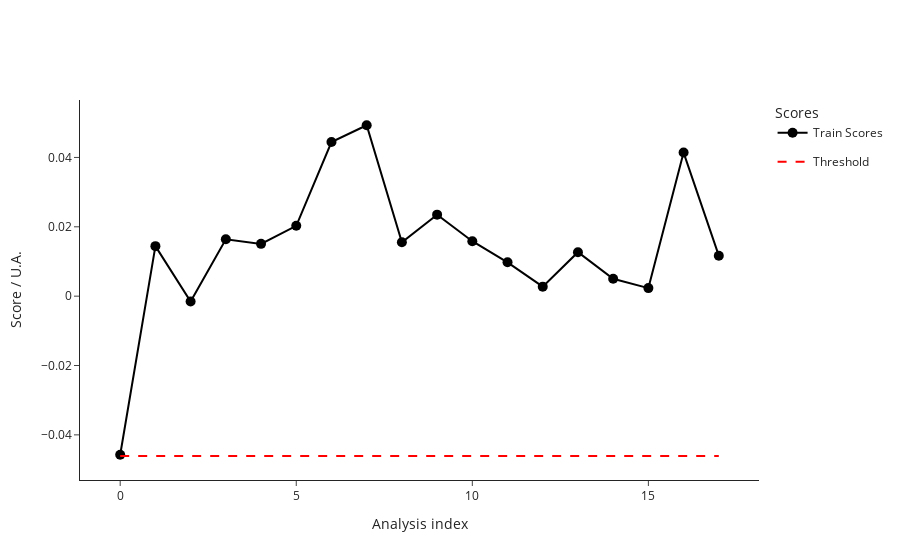

Write notebook code for a chart like this one.
### Code cell
ana.train()
fig_train_scores=ana.plot_scores()
fig_train_scores.write_image("dev/figures/fig_train_scores.png", width=1100, height= 350, scale = 3)
fig_train_scores.show()

### Figure 1 — Plotly figure (JSON) as saved in the notebook; plotly's stock layout.template omitted (floating-point values rounded to 4 significant figures)
{"data": [{"hovertemplate": ["<b>index: </b>19<br><b>name: </b>210812_Pac--006<br><b>path: </b>C:/Users/Sandeep/Desktop/ExtractedSignals\\210812_Pac 2021-08-12 10-30-07\\210812_Pac--006.D<br><b>batch: </b>210812_Pac 2021-08-12 10-30-07<br><b>batch_position: </b>6<br><b>idle_time: </b>39.0<br><b>sample: </b>Blank<br><b>method: </b>SAA_411_Pac.M<br><b>timestamp: </b>2021-08-12 10:55:02<br><b>detector: </b>G1315C<br><b>pump: </b>G7110B<br><b>start_time: </b>2021-08-12 10:55:36<br><b>end_time: </b>2021-08-12 10:59:36<br><b>runtime: </b>239.7000000000036", "<b>index: </b>20<br><b>name: </b>210812_Pac--007<br><b>path: </b>C:/Users/Sandeep/Desktop/ExtractedSignals\\210812_Pac 2021-08-12 10-30-07\\210812_Pac--007.D<br><b>batch: </b>210812_Pac 2021-08-12 10-30-07<br><b>batch_position: </b>7<br><b>idle_time: </b>39.0<br><b>sample: </b>0.025 mg/ml<br><b>method: </b>SAA_411_Pac.M<br><b>timestamp: </b>2021-08-12 10:59:41<br><b>detector: </b>G1315C<br><b>pump: </b>G7110B<br><b>start_time: </b>2021-08-12 11:00:15<br><b>end_time: </b>2021-08-12 11:04:15<br><b>runtime: </b>239.7000000000036", "<b>index: </b>21<br><b>name: </b>210812_Pac--008<br><b>path: </b>C:/Users/Sandeep/Desktop/ExtractedSignals\\210812_Pac 2021-08-12 10-30-07\\210812_Pac--008.D<br><b>batch: </b>210812_Pac 2021-08-12 10-30-07<br><b>batch_position: </b>8<br><b>idle_time: </b>39.0<br><b>sample: </b>Blank<br><b>method: </b>SAA_411_Pac.M<br><b>timestamp: </b>2021-08-12 11:04:20<br><b>detector: </b>G1315C<br><b>pump: </b>G7110B<br><b>start_time: </b>2021-08-12 11:04:54<br><b>end_time: </b>2021-08-12 11:08:54<br><b>runtime: </b>239.7000000000036", "<b>index: </b>22<br><b>name: </b>210812_Pac--009<br><b>path: </b>C:/Users/Sandeep/Desktop/ExtractedSignals\\210812_Pac 2021-08-12 10-30-07\\210812_Pac--009.D<br><b>batch: </b>210812_Pac 2021-08-12 10-30-07<br><b>batch_position: </b>9<br><b>idle_time: </b>38.0<br><b>sample: </b>210806/036 :10<br><b>method: </b>SAA_411_Pac.M<br><b>timestamp: </b>2021-08-12 11:08:59<br><b>detector: </b>G1315C<br><b>pump: </b>G7110B<br><b>start_time: </b>2021-08-12 11:09:32<br><b>end_time: </b>2021-08-12 11:13:32<br><b>runtime: </b>239.7000000000036", "<b>index: </b>23<br><b>name: </b>210812_Pac--010<br><b>path: </b>C:/Users/Sandeep/Desktop/ExtractedSignals\\210812_Pac 2021-08-12 10-30-07\\210812_Pac--010.D<br><b>batch: </b>210812_Pac 2021-08-12 10-30-07<br><b>batch_position: </b>10<br><b>idle_time: </b>39.0<br><b>sample: </b>210806/036 :10<br><b>method: </b>SAA_411_Pac.M<br><b>timestamp: </b>2021-08-12 11:13:37<br><b>detector: </b>G7110B<br><b>pump: </b>G7110B<br><b>start_time: </b>2021-08-12 11:14:11<br><b>end_time: </b>2021-08-12 11:18:11<br><b>runtime: </b>239.7000000000036", "<b>index: </b>24<br><b>name: </b>210812_Pac--011<br><b>path: </b>C:/Users/Sandeep/Desktop/ExtractedSignals\\210812_Pac 2021-08-12 10-30-07\\210812_Pac--011.D<br><b>batch: </b>210812_Pac 2021-08-12 10-30-07<br><b>batch_position: </b>11<br><b>idle_time: </b>39.0<br><b>sample: </b>210806/036 :10<br><b>method: </b>SAA_411_Pac.M<br><b>timestamp: </b>2021-08-12 11:18:16<br><b>detector: </b>G7110B<br><b>pump: </b>G7110B<br><b>start_time: </b>2021-08-12 11:18:50<br><b>end_time: </b>2021-08-12 11:22:50<br><b>runtime: </b>239.7000000000036", "<b>index: </b>25<br><b>name: </b>210812_Pac--012<br><b>path: </b>C:/Users/Sandeep/Desktop/ExtractedSignals\\210812_Pac 2021-08-12 10-30-07\\210812_Pac--012.D<br><b>batch: </b>210812_Pac 2021-08-12 10-30-07<br><b>batch_position: </b>12<br><b>idle_time: </b>39.0<br><b>sample: </b>Blank<br><b>method: </b>SAA_411_Pac.M<br><b>timestamp: </b>2021-08-12 11:22:55<br><b>detector: </b>G1315C<br><b>pump: </b>G7110B<br><b>start_time: </b>2021-08-12 11:23:29<br><b>end_time: </b>2021-08-12 11:27:29<br><b>runtime: </b>239.7000000000036", "<b>index: </b>26<br><b>name: </b>210812_Pac--013<br><b>path: </b>C:/Users/Sandeep/Desktop/ExtractedSignals\\210812_Pac 2021-08-12 10-30-07\\210812_Pac--013.D<br><b>batch: </b>210812_Pac 2021-08-12 10-30-07<br><b>batch_position: </b>13<br><b>idle_time: </b>39.0<br><b>sample: </b>0.025 mg/ml<br><b>method: </b>SAA_411_Pac.M<br><b>timestamp: </b>2021-08-12 11:27:34<br><b>detector: </b>G1315C<br><b>pump: </b>G7110B<br><b>start_time: </b>2021-08-12 11:28:08<br><b>end_time: </b>2021-08-12 11:32:08<br><b>runtime: </b>239.7000000000036", "<b>index: </b>27<br><b>name: </b>210812_Pac--014<br><b>path: </b>C:/Users/Sandeep/Desktop/ExtractedSignals\\210812_Pac 2021-08-12 10-30-07\\210812_Pac--014.D<br><b>batch: </b>210812_Pac 2021-08-12 10-30-07<br><b>batch_position: </b>14<br><b>idle_time: </b>38.0<br><b>sample: </b>Blank<br><b>method: </b>SAA_411_Pac.M<br><b>timestamp: </b>2021-08-12 11:32:13<br><b>detector: </b>G7110B<br><b>pump: </b>G7110B<br><b>start_time: </b>2021-08-12 11:32:46<br><b>end_time: </b>2021-08-12 11:36:47<br><b>runtime: </b>239.7000000000036", "<b>index: </b>52<br><b>name: </b>210813_Pac--006<br><b>path: </b>C:/Users/Sandeep/Desktop/ExtractedSignals\\210813_Pac 2021-08-13 10-37-27\\210813_Pac--006.D<br><b>batch: </b>210813_Pac 2021-08-13 10-37-27<br><b>batch_position: </b>6<br><b>idle_time: </b>38.0<br><b>sample: </b>Blank<br><b>method: </b>SAA_411_Pac.M<br><b>timestamp: </b>2021-08-13 11:02:31<br><b>detector: </b>G1315C<br><b>pump: </b>G7110B<br><b>start_time: </b>2021-08-13 11:03:05<br><b>end_time: </b>2021-08-13 11:07:06<br><b>runtime: </b>239.7000000000036", "<b>index: </b>53<br><b>name: </b>210813_Pac--007<br><b>path: </b>C:/Users/Sandeep/Desktop/ExtractedSignals\\210813_Pac 2021-08-13 10-37-27\\210813_Pac--007.D<br><b>batch: </b>210813_Pac 2021-08-13 10-37-27<br><b>batch_position: </b>7<br><b>idle_time: </b>38.0<br><b>sample: </b>0.025 mg/ml<br><b>method: </b>SAA_411_Pac.M<br><b>timestamp: </b>2021-08-13 11:07:10<br><b>detector: </b>G1315C<br><b>pump: </b>G7116B<br><b>start_time: </b>2021-08-13 11:07:44<br><b>end_time: </b>2021-08-13 11:11:45<br><b>runtime: </b>239.7000000000036", "<b>index: </b>54<br><b>name: </b>210813_Pac--008<br><b>path: </b>C:/Users/Sandeep/Desktop/ExtractedSignals\\210813_Pac 2021-08-13 10-37-27\\210813_Pac--008.D<br><b>batch: </b>210813_Pac 2021-08-13 10-37-27<br><b>batch_position: </b>8<br><b>idle_time: </b>38.0<br><b>sample: </b>Blank<br><b>method: </b>SAA_411_Pac.M<br><b>timestamp: </b>2021-08-13 11:11:49<br><b>detector: </b>G1315C<br><b>pump: </b>G7110B<br><b>start_time: </b>2021-08-13 11:12:23<br><b>end_time: </b>2021-08-13 11:16:23<br><b>runtime: </b>239.7000000000036", "<b>index: </b>55<br><b>name: </b>210813_Pac--009<br><b>path: </b>C:/Users/Sandeep/Desktop/ExtractedSignals\\210813_Pac 2021-08-13 10-37-27\\210813_Pac--009.D<br><b>batch: </b>210813_Pac 2021-08-13 10-37-27<br><b>batch_position: </b>9<br><b>idle_time: </b>39.0<br><b>sample: </b>210812/004 :20<br><b>method: </b>SAA_411_Pac.M<br><b>timestamp: </b>2021-08-13 11:16:28<br><b>detector: </b>G1315C<br><b>pump: </b>G7110B<br><b>start_time: </b>2021-08-13 11:17:02<br><b>end_time: </b>2021-08-13 11:21:03<br><b>runtime: </b>239.7000000000036", "<b>index: </b>56<br><b>name: </b>210813_Pac--010<br><b>path: </b>C:/Users/Sandeep/Desktop/ExtractedSignals\\210813_Pac 2021-08-13 10-37-27\\210813_Pac--010.D<br><b>batch: </b>210813_Pac 2021-08-13 10-37-27<br><b>batch_position: </b>10<br><b>idle_time: </b>38.0<br><b>sample: </b>210812/004 :20<br><b>method: </b>SAA_411_Pac.M<br><b>timestamp: </b>2021-08-13 11:21:08<br><b>detector: </b>G1315C<br><b>pump: </b>G7110B<br><b>start_time: </b>2021-08-13 11:21:41<br><b>end_time: </b>2021-08-13 11:25:42<br><b>runtime: </b>239.7000000000036", "<b>index: </b>57<br><b>name: </b>210813_Pac--011<br><b>path: </b>C:/Users/Sandeep/Desktop/ExtractedSignals\\210813_Pac 2021-08-13 10-37-27\\210813_Pac--011.D<br><b>batch: </b>210813_Pac 2021-08-13 10-37-27<br><b>batch_position: </b>11<br><b>idle_time: </b>39.0<br><b>sample: </b>210812/004 :20<br><b>method: </b>SAA_411_Pac.M<br><b>timestamp: </b>2021-08-13 11:25:46<br><b>detector: </b>G1315C<br><b>pump: </b>G7110B<br><b>start_time: </b>2021-08-13 11:26:21<br><b>end_time: </b>2021-08-13 11:30:21<br><b>runtime: </b>239.7000000000036", "<b>index: </b>58<br><b>name: </b>210813_Pac--012<br><b>path: </b>C:/Users/Sandeep/Desktop/ExtractedSignals\\210813_Pac 2021-08-13 10-37-27\\210813_Pac--012.D<br><b>batch: </b>210813_Pac 2021-08-13 10-37-27<br><b>batch_position: </b>12<br><b>idle_time: </b>38.0<br><b>sample: </b>Blank<br><b>method: </b>SAA_411_Pac.M<br><b>timestamp: </b>2021-08-13 11:30:26<br><b>detector: </b>G1315C<br><b>pump: </b>G7110B<br><b>start_time: </b>2021-08-13 11:30:59<br><b>end_time: </b>2021-08-13 11:34:59<br><b>runtime: </b>239.7000000000036", "<b>index: </b>59<br><b>name: </b>210813_Pac--013<br><b>path: </b>C:/Users/Sandeep/Desktop/ExtractedSignals\\210813_Pac 2021-08-13 10-37-27\\210813_Pac--013.D<br><b>batch: </b>210813_Pac 2021-08-13 10-37-27<br><b>batch_position: </b>13<br><b>idle_time: </b>39.0<br><b>sample: </b>0.025 mg/ml<br><b>method: </b>SAA_411_Pac.M<br><b>timestamp: </b>2021-08-13 11:35:04<br><b>detector: </b>G1315C<br><b>pump: </b>G7110B<br><b>start_time: </b>2021-08-13 11:35:38<br><b>end_time: </b>2021-08-13 11:39:38<br><b>runtime: </b>239.7000000000036", "<b>index: </b>60<br><b>name: </b>210813_Pac--014<br><b>path: </b>C:/Users/Sandeep/Desktop/ExtractedSignals\\210813_Pac 2021-08-13 10-37-27\\210813_Pac--014.D<br><b>batch: </b>210813_Pac 2021-08-13 10-37-27<br><b>batch_position: </b>14<br><b>idle_time: </b>38.0<br><b>sample: </b>Blank<br><b>method: </b>SAA_411_Pac.M<br><b>timestamp: </b>2021-08-13 11:39:43<br><b>detector: </b>G1315C<br><b>pump: </b>G7110B<br><b>start_time: </b>2021-08-13 11:40:16<br><b>end_time: </b>2021-08-13 11:44:17<br><b>runtime: </b>239.7000000000036"], "legendgroup": "Train", "line": {"color": "black"}, "marker": {"color": "black", "size": 10}, "mode": "lines+markers", "name": "Train Scores", "text": ["<b>index: </b>19<br><b>name: </b>210812_Pac--006<br><b>path: </b>C:/Users/Sandeep/Desktop/ExtractedSignals\\210812_Pac 2021-08-12 10-30-07\\210812_Pac--006.D<br><b>batch: </b>210812_Pac 2021-08-12 10-30-07<br><b>batch_position: </b>6<br><b>idle_time: </b>39.0<br><b>sample: </b>Blank<br><b>method: </b>SAA_411_Pac.M<br><b>timestamp: </b>2021-08-12 10:55:02<br><b>detector: </b>G1315C<br><b>pump: </b>G7110B<br><b>start_time: </b>2021-08-12 10:55:36<br><b>end_time: </b>2021-08-12 10:59:36<br><b>runtime: </b>239.7000000000036", "<b>index: </b>20<br><b>name: </b>210812_Pac--007<br><b>path: </b>C:/Users/Sandeep/Desktop/ExtractedSignals\\210812_Pac 2021-08-12 10-30-07\\210812_Pac--007.D<br><b>batch: </b>210812_Pac 2021-08-12 10-30-07<br><b>batch_position: </b>7<br><b>idle_time: </b>39.0<br><b>sample: </b>0.025 mg/ml<br><b>method: </b>SAA_411_Pac.M<br><b>timestamp: </b>2021-08-12 10:59:41<br><b>detector: </b>G1315C<br><b>pump: </b>G7110B<br><b>start_time: </b>2021-08-12 11:00:15<br><b>end_time: </b>2021-08-12 11:04:15<br><b>runtime: </b>239.7000000000036", "<b>index: </b>21<br><b>name: </b>210812_Pac--008<br><b>path: </b>C:/Users/Sandeep/Desktop/ExtractedSignals\\210812_Pac 2021-08-12 10-30-07\\210812_Pac--008.D<br><b>batch: </b>210812_Pac 2021-08-12 10-30-07<br><b>batch_position: </b>8<br><b>idle_time: </b>39.0<br><b>sample: </b>Blank<br><b>method: </b>SAA_411_Pac.M<br><b>timestamp: </b>2021-08-12 11:04:20<br><b>detector: </b>G1315C<br><b>pump: </b>G7110B<br><b>start_time: </b>2021-08-12 11:04:54<br><b>end_time: </b>2021-08-12 11:08:54<br><b>runtime: </b>239.7000000000036", "<b>index: </b>22<br><b>name: </b>210812_Pac--009<br><b>path: </b>C:/Users/Sandeep/Desktop/ExtractedSignals\\210812_Pac 2021-08-12 10-30-07\\210812_Pac--009.D<br><b>batch: </b>210812_Pac 2021-08-12 10-30-07<br><b>batch_position: </b>9<br><b>idle_time: </b>38.0<br><b>sample: </b>210806/036 :10<br><b>method: </b>SAA_411_Pac.M<br><b>timestamp: </b>2021-08-12 11:08:59<br><b>detector: </b>G1315C<br><b>pump: </b>G7110B<br><b>start_time: </b>2021-08-12 11:09:32<br><b>end_time: </b>2021-08-12 11:13:32<br><b>runtime: </b>239.7000000000036", "<b>index: </b>23<br><b>name: </b>210812_Pac--010<br><b>path: </b>C:/Users/Sandeep/Desktop/ExtractedSignals\\210812_Pac 2021-08-12 10-30-07\\210812_Pac--010.D<br><b>batch: </b>210812_Pac 2021-08-12 10-30-07<br><b>batch_position: </b>10<br><b>idle_time: </b>39.0<br><b>sample: </b>210806/036 :10<br><b>method: </b>SAA_411_Pac.M<br><b>timestamp: </b>2021-08-12 11:13:37<br><b>detector: </b>G7110B<br><b>pump: </b>G7110B<br><b>start_time: </b>2021-08-12 11:14:11<br><b>end_time: </b>2021-08-12 11:18:11<br><b>runtime: </b>239.7000000000036", "<b>index: </b>24<br><b>name: </b>210812_Pac--011<br><b>path: </b>C:/Users/Sandeep/Desktop/ExtractedSignals\\210812_Pac 2021-08-12 10-30-07\\210812_Pac--011.D<br><b>batch: </b>210812_Pac 2021-08-12 10-30-07<br><b>batch_position: </b>11<br><b>idle_time: </b>39.0<br><b>sample: </b>210806/036 :10<br><b>method: </b>SAA_411_Pac.M<br><b>timestamp: </b>2021-08-12 11:18:16<br><b>detector: </b>G7110B<br><b>pump: </b>G7110B<br><b>start_time: </b>2021-08-12 11:18:50<br><b>end_time: </b>2021-08-12 11:22:50<br><b>runtime: </b>239.7000000000036", "<b>index: </b>25<br><b>name: </b>210812_Pac--012<br><b>path: </b>C:/Users/Sandeep/Desktop/ExtractedSignals\\210812_Pac 2021-08-12 10-30-07\\210812_Pac--012.D<br><b>batch: </b>210812_Pac 2021-08-12 10-30-07<br><b>batch_position: </b>12<br><b>idle_time: </b>39.0<br><b>sample: </b>Blank<br><b>method: </b>SAA_411_Pac.M<br><b>timestamp: </b>2021-08-12 11:22:55<br><b>detector: </b>G1315C<br><b>pump: </b>G7110B<br><b>start_time: </b>2021-08-12 11:23:29<br><b>end_time: </b>2021-08-12 11:27:29<br><b>runtime: </b>239.7000000000036", "<b>index: </b>26<br><b>name: </b>210812_Pac--013<br><b>path: </b>C:/Users/Sandeep/Desktop/ExtractedSignals\\210812_Pac 2021-08-12 10-30-07\\210812_Pac--013.D<br><b>batch: </b>210812_Pac 2021-08-12 10-30-07<br><b>batch_position: </b>13<br><b>idle_time: </b>39.0<br><b>sample: </b>0.025 mg/ml<br><b>method: </b>SAA_411_Pac.M<br><b>timestamp: </b>2021-08-12 11:27:34<br><b>detector: </b>G1315C<br><b>pump: </b>G7110B<br><b>start_time: </b>2021-08-12 11:28:08<br><b>end_time: </b>2021-08-12 11:32:08<br><b>runtime: </b>239.7000000000036", "<b>index: </b>27<br><b>name: </b>210812_Pac--014<br><b>path: </b>C:/Users/Sandeep/Desktop/ExtractedSignals\\210812_Pac 2021-08-12 10-30-07\\210812_Pac--014.D<br><b>batch: </b>210812_Pac 2021-08-12 10-30-07<br><b>batch_position: </b>14<br><b>idle_time: </b>38.0<br><b>sample: </b>Blank<br><b>method: </b>SAA_411_Pac.M<br><b>timestamp: </b>2021-08-12 11:32:13<br><b>detector: </b>G7110B<br><b>pump: </b>G7110B<br><b>start_time: </b>2021-08-12 11:32:46<br><b>end_time: </b>2021-08-12 11:36:47<br><b>runtime: </b>239.7000000000036", "<b>index: </b>52<br><b>name: </b>210813_Pac--006<br><b>path: </b>C:/Users/Sandeep/Desktop/ExtractedSignals\\210813_Pac 2021-08-13 10-37-27\\210813_Pac--006.D<br><b>batch: </b>210813_Pac 2021-08-13 10-37-27<br><b>batch_position: </b>6<br><b>idle_time: </b>38.0<br><b>sample: </b>Blank<br><b>method: </b>SAA_411_Pac.M<br><b>timestamp: </b>2021-08-13 11:02:31<br><b>detector: </b>G1315C<br><b>pump: </b>G7110B<br><b>start_time: </b>2021-08-13 11:03:05<br><b>end_time: </b>2021-08-13 11:07:06<br><b>runtime: </b>239.7000000000036", "<b>index: </b>53<br><b>name: </b>210813_Pac--007<br><b>path: </b>C:/Users/Sandeep/Desktop/ExtractedSignals\\210813_Pac 2021-08-13 10-37-27\\210813_Pac--007.D<br><b>batch: </b>210813_Pac 2021-08-13 10-37-27<br><b>batch_position: </b>7<br><b>idle_time: </b>38.0<br><b>sample: </b>0.025 mg/ml<br><b>method: </b>SAA_411_Pac.M<br><b>timestamp: </b>2021-08-13 11:07:10<br><b>detector: </b>G1315C<br><b>pump: </b>G7116B<br><b>start_time: </b>2021-08-13 11:07:44<br><b>end_time: </b>2021-08-13 11:11:45<br><b>runtime: </b>239.7000000000036", "<b>index: </b>54<br><b>name: </b>210813_Pac--008<br><b>path: </b>C:/Users/Sandeep/Desktop/ExtractedSignals\\210813_Pac 2021-08-13 10-37-27\\210813_Pac--008.D<br><b>batch: </b>210813_Pac 2021-08-13 10-37-27<br><b>batch_position: </b>8<br><b>idle_time: </b>38.0<br><b>sample: </b>Blank<br><b>method: </b>SAA_411_Pac.M<br><b>timestamp: </b>2021-08-13 11:11:49<br><b>detector: </b>G1315C<br><b>pump: </b>G7110B<br><b>start_time: </b>2021-08-13 11:12:23<br><b>end_time: </b>2021-08-13 11:16:23<br><b>runtime: </b>239.7000000000036", "<b>index: </b>55<br><b>name: </b>210813_Pac--009<br><b>path: </b>C:/Users/Sandeep/Desktop/ExtractedSignals\\210813_Pac 2021-08-13 10-37-27\\210813_Pac--009.D<br><b>batch: </b>210813_Pac 2021-08-13 10-37-27<br><b>batch_position: </b>9<br><b>idle_time: </b>39.0<br><b>sample: </b>210812/004 :20<br><b>method: </b>SAA_411_Pac.M<br><b>timestamp: </b>2021-08-13 11:16:28<br><b>detector: </b>G1315C<br><b>pump: </b>G7110B<br><b>start_time: </b>2021-08-13 11:17:02<br><b>end_time: </b>2021-08-13 11:21:03<br><b>runtime: </b>239.7000000000036", "<b>index: </b>56<br><b>name: </b>210813_Pac--010<br><b>path: </b>C:/Users/Sandeep/Desktop/ExtractedSignals\\210813_Pac 2021-08-13 10-37-27\\210813_Pac--010.D<br><b>batch: </b>210813_Pac 2021-08-13 10-37-27<br><b>batch_position: </b>10<br><b>idle_time: </b>38.0<br><b>sample: </b>210812/004 :20<br><b>method: </b>SAA_411_Pac.M<br><b>timestamp: </b>2021-08-13 11:21:08<br><b>detector: </b>G1315C<br><b>pump: </b>G7110B<br><b>start_time: </b>2021-08-13 11:21:41<br><b>end_time: </b>2021-08-13 11:25:42<br><b>runtime: </b>239.7000000000036", "<b>index: </b>57<br><b>name: </b>210813_Pac--011<br><b>path: </b>C:/Users/Sandeep/Desktop/ExtractedSignals\\210813_Pac 2021-08-13 10-37-27\\210813_Pac--011.D<br><b>batch: </b>210813_Pac 2021-08-13 10-37-27<br><b>batch_position: </b>11<br><b>idle_time: </b>39.0<br><b>sample: </b>210812/004 :20<br><b>method: </b>SAA_411_Pac.M<br><b>timestamp: </b>2021-08-13 11:25:46<br><b>detector: </b>G1315C<br><b>pump: </b>G7110B<br><b>start_time: </b>2021-08-13 11:26:21<br><b>end_time: </b>2021-08-13 11:30:21<br><b>runtime: </b>239.7000000000036", "<b>index: </b>58<br><b>name: </b>210813_Pac--012<br><b>path: </b>C:/Users/Sandeep/Desktop/ExtractedSignals\\210813_Pac 2021-08-13 10-37-27\\210813_Pac--012.D<br><b>batch: </b>210813_Pac 2021-08-13 10-37-27<br><b>batch_position: </b>12<br><b>idle_time: </b>38.0<br><b>sample: </b>Blank<br><b>method: </b>SAA_411_Pac.M<br><b>timestamp: </b>2021-08-13 11:30:26<br><b>detector: </b>G1315C<br><b>pump: </b>G7110B<br><b>start_time: </b>2021-08-13 11:30:59<br><b>end_time: </b>2021-08-13 11:34:59<br><b>runtime: </b>239.7000000000036", "<b>index: </b>59<br><b>name: </b>210813_Pac--013<br><b>path: </b>C:/Users/Sandeep/Desktop/ExtractedSignals\\210813_Pac 2021-08-13 10-37-27\\210813_Pac--013.D<br><b>batch: </b>210813_Pac 2021-08-13 10-37-27<br><b>batch_position: </b>13<br><b>idle_time: </b>39.0<br><b>sample: </b>0.025 mg/ml<br><b>method: </b>SAA_411_Pac.M<br><b>timestamp: </b>2021-08-13 11:35:04<br><b>detector: </b>G1315C<br><b>pump: </b>G7110B<br><b>start_time: </b>2021-08-13 11:35:38<br><b>end_time: </b>2021-08-13 11:39:38<br><b>runtime: </b>239.7000000000036", "<b>index: </b>60<br><b>name: </b>210813_Pac--014<br><b>path: </b>C:/Users/Sandeep/Desktop/ExtractedSignals\\210813_Pac 2021-08-13 10-37-27\\210813_Pac--014.D<br><b>batch: </b>210813_Pac 2021-08-13 10-37-27<br><b>batch_position: </b>14<br><b>idle_time: </b>38.0<br><b>sample: </b>Blank<br><b>method: </b>SAA_411_Pac.M<br><b>timestamp: </b>2021-08-13 11:39:43<br><b>detector: </b>G1315C<br><b>pump: </b>G7110B<br><b>start_time: </b>2021-08-13 11:40:16<br><b>end_time: </b>2021-08-13 11:44:17<br><b>runtime: </b>239.7000000000036"], "type": "scatter", "x": [0, 1, 2, 3, 4, 5, 6, 7, 8, 9, 10, 11, 12, 13, 14, 15, 16, 17], "y": [-0.04573, 0.01442, -0.001559, 0.0164, 0.01508, 0.02029, 0.04444, 0.04929, 0.01553, 0.0235, 0.01585, 0.009761, 0.002747, 0.01268, 0.005001, 0.002322, 0.04141, 0.01167]}, {"legendgroup": "Threshold", "line": {"color": "red", "dash": "dash"}, "mode": "lines", "name": "Threshold", "type": "scatter", "x": [0, 17], "y": [-0.04612, -0.04612]}], "layout": {"legend": {"title": {"text": "Scores"}}, "xaxis": {"title": {"text": "Analysis index"}}, "yaxis": {"title": {"text": "Score / U.A."}}}}
